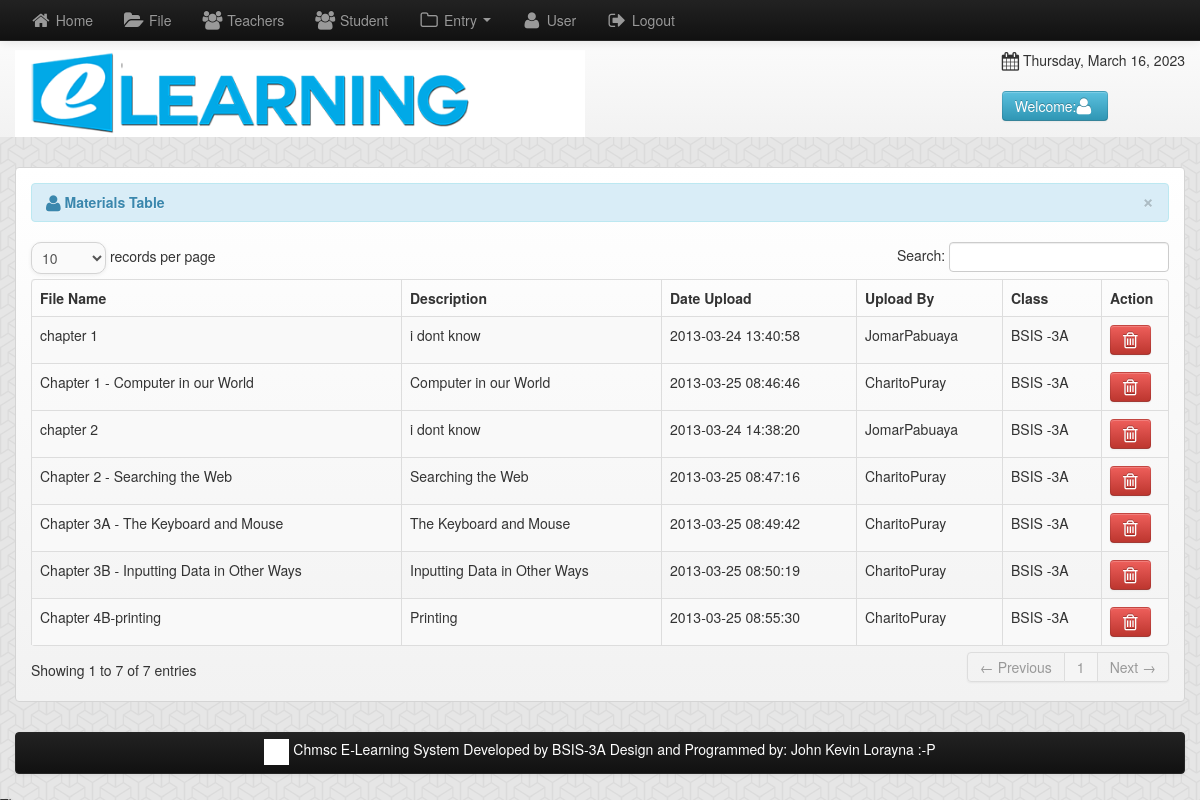
The app's page /admin/file.php (signed in) with its own data.
### tables this page shows
CREATE TABLE IF NOT EXISTS `files` (
  `file_id` int(11) NOT NULL AUTO_INCREMENT,
  `floc` varchar(500) NOT NULL,
  `fdatein` varchar(200) NOT NULL,
  `fdesc` varchar(100) NOT NULL,
  `teacher_id` int(11) NOT NULL,
  `class_id` int(11) NOT NULL,
  `fname` varchar(100) NOT NULL,
  PRIMARY KEY (`file_id`)
);

CREATE TABLE IF NOT EXISTS `teacher` (
  `teacher_id` int(11) NOT NULL AUTO_INCREMENT,
  `username` varchar(100) NOT NULL,
  `password` varchar(200) NOT NULL,
  `firstname` varchar(100) NOT NULL,
  `lastname` varchar(100) NOT NULL,
  `middlename` varchar(100) NOT NULL,
  `department` varchar(100) NOT NULL,
  `student_id` int(11) NOT NULL,
  `location` varchar(200) NOT NULL,
  PRIMARY KEY (`teacher_id`)
);

CREATE TABLE IF NOT EXISTS `class` (
  `class_id` int(11) NOT NULL AUTO_INCREMENT,
  `course_id` varchar(100) NOT NULL,
  `subject_id` varchar(100) NOT NULL,
  `teacher_id` varchar(100) NOT NULL,
  `student_id` int(11) NOT NULL,
  PRIMARY KEY (`class_id`)
);

### admin/file.php (the view, shortened to what this page needs)
<?php include('header.php'); ?>
<body>
    <div class="row-fluid">
        <div class="span12">
            <?php include('navbar.php'); ?>
            <div class="container">
                <div class="row-fluid">
                    <div class="span12">
                        <div class="hero-unit-3">
                            <table cellpadding="0" cellspacing="0" border="0" class="table table-striped table-bordered" id="example">
                                <div class="alert alert-info">
                                    <button type="button" class="close" data-dismiss="alert">&times;</button>
                                    <strong><i class="icon-user icon-large"></i>&nbsp;Materials Table</strong>
                                </div>
                                <thead>
                                    <tr>
                                        <th>File Name</th>
                                        <th>Description</th>
                                        <th>Date Upload</th>
                                        <th>Upload By</th>
                                        <th>Class</th>
                                        <th>Action</th>
                                    </tr>
                                </thead>
                                <tbody>
                                    <?php
                                    $query = mysqli_query($conn,"select * from files") or die(mysqli_error());
                                    while ($row = mysqli_fetch_array($query)) {
                                        $file_id = $row['file_id'];
                                        $teacher_id = $row['teacher_id'];
                                        $class_id = $row['class_id'];
                                        $teacher_query = mysqli_query($conn,"select * from teacher where teacher_id='$teacher_id'") or die(mysqli_error());
                                        $teacher_row = mysqli_fetch_array($teacher_query);
                                        $class_query = mysqli_query($conn,"select * from class where class_id='$class_id'") or die(mysqli_error());
                                        $class_row = mysqli_fetch_array($class_query);
                                        ?>
                                        <tr class="odd gradeX">
                                    <td><?php echo $row['fname']; ?></td>
                                    <td><?php echo $row['fdesc']; ?></td>
                                    <td><?php echo $row['fdatein']; ?></td>
                                    <td><?php echo $teacher_row['firstname'] . "" . $teacher_row['lastname']; ?></td>
                                    <td><?php echo $class_row['course_id']; ?></td>
                                    <td width="50">
                                        <a rel="tooltip"  title="Delete Material" id="d<?php echo $file_id; ?>" href="#course_id<?php echo $file_id; ?>" role="button"  data-toggle="modal" class="btn btn-danger"><i class="icon-trash icon-large"></i></a>
                                    </td>
                                    </tr>
                                <?php } ?>
                                </tbody>
                            </table>
                        </div>
                    </div>
                </div>
                <?php include('footer.php'); ?>
            </div>
        </div>
</body>
</html>

### records on screen
files: fname "chapter 2", fdesc "i dont know", fdatein "2013-03-24 14:38:20", teacher.firstname "Jomar", teacher.lastname "Pabuaya", class.course_id "BSIS -3A"
files: fname "chapter 1", fdesc "i dont know", fdatein "2013-03-24 13:40:58", teacher.firstname "Jomar", teacher.lastname "Pabuaya", class.course_id "BSIS -3A"
files: fname "Chapter 2 - Searching the Web", fdesc "Searching the Web", fdatein "2013-03-25 08:47:16", teacher.firstname "Charito", teacher.lastname "Puray", class.course_id "BSIS -3A"
files: fname "Chapter 3B - Inputting Data in Other Ways", fdesc "Inputting Data in Other Ways", fdatein "2013-03-25 08:50:19", teacher.firstname "Charito", teacher.lastname "Puray", class.course_id "BSIS -3A"
files: fname "Chapter 1 - Computer in our World", fdesc "Computer in our World", fdatein "2013-03-25 08:46:46", teacher.firstname "Charito", teacher.lastname "Puray", class.course_id "BSIS -3A"
files: fname "Chapter 3A - The Keyboard and Mouse", fdesc "The Keyboard and Mouse", fdatein "2013-03-25 08:49:42", teacher.firstname "Charito", teacher.lastname "Puray", class.course_id "BSIS -3A"
files: fname "Chapter 4B-printing", fdesc "Printing", fdatein "2013-03-25 08:55:30", teacher.firstname "Charito", teacher.lastname "Puray", class.course_id "BSIS -3A"
